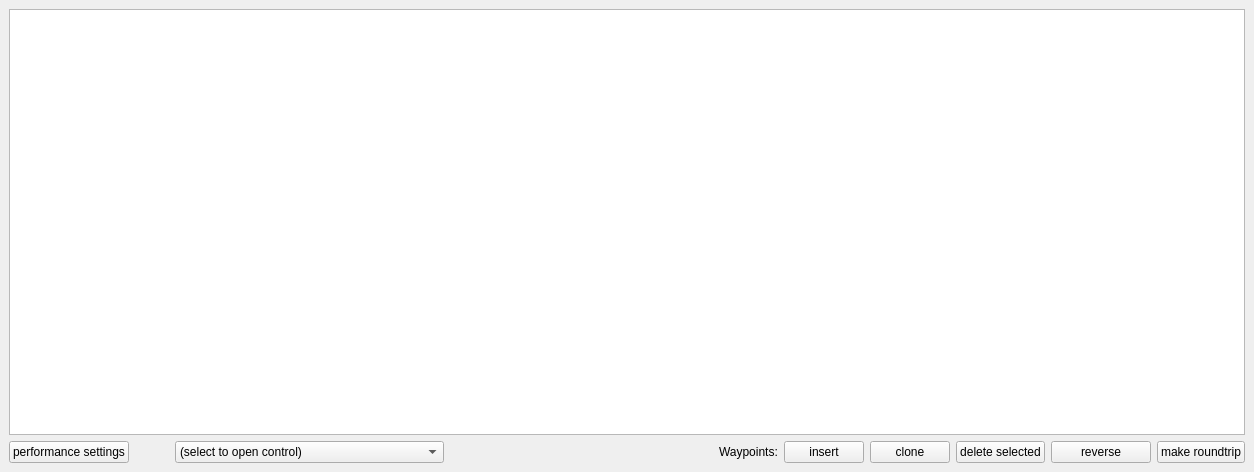
<?xml version="1.0" encoding="UTF-8"?>
<ui version="4.0">
 <class>TableViewWindow</class>
 <widget class="QMainWindow" name="TableViewWindow">
  <property name="geometry">
   <rect>
    <x>0</x>
    <y>0</y>
    <width>1254</width>
    <height>472</height>
   </rect>
  </property>
  <property name="minimumSize">
   <size>
    <width>0</width>
    <height>0</height>
   </size>
  </property>
  <property name="windowTitle">
   <string>Table View - Mission Support System</string>
  </property>
  <widget class="QWidget" name="centralwidget">
   <layout class="QVBoxLayout" name="verticalLayout">
    <item>
     <widget class="QTableView" name="tableWayPoints">
      <property name="font">
       <font>
        <weight>50</weight>
        <bold>false</bold>
       </font>
      </property>
      <property name="dragEnabled">
       <bool>true</bool>
      </property>
      <property name="dragDropMode">
       <enum>QAbstractItemView::InternalMove</enum>
      </property>
      <property name="defaultDropAction">
       <enum>Qt::CopyAction</enum>
      </property>
      <property name="alternatingRowColors">
       <bool>true</bool>
      </property>
      <property name="selectionMode">
       <enum>QAbstractItemView::SingleSelection</enum>
      </property>
      <property name="selectionBehavior">
       <enum>QAbstractItemView::SelectRows</enum>
      </property>
     </widget>
    </item>
    <item>
     <layout class="QHBoxLayout" name="horizontalLayout">
      <item>
       <widget class="QPushButton" name="btViewPerformance">
        <property name="enabled">
         <bool>true</bool>
        </property>
        <property name="text">
         <string>performance settings</string>
        </property>
        <property name="checkable">
         <bool>true</bool>
        </property>
        <property name="checked">
         <bool>false</bool>
        </property>
       </widget>
      </item>
      <item>
       <spacer name="horizontalSpacer">
        <property name="orientation">
         <enum>Qt::Horizontal</enum>
        </property>
        <property name="sizeType">
         <enum>QSizePolicy::Minimum</enum>
        </property>
        <property name="sizeHint" stdset="0">
         <size>
          <width>40</width>
          <height>20</height>
         </size>
        </property>
       </spacer>
      </item>
      <item>
       <widget class="QComboBox" name="cbTools">
        <property name="sizePolicy">
         <sizepolicy hsizetype="MinimumExpanding" vsizetype="Fixed">
          <horstretch>0</horstretch>
          <verstretch>0</verstretch>
         </sizepolicy>
        </property>
        <property name="baseSize">
         <size>
          <width>0</width>
          <height>0</height>
         </size>
        </property>
        <item>
         <property name="text">
          <string>(select to open control)</string>
         </property>
        </item>
       </widget>
      </item>
      <item>
       <spacer name="horizontalSpacer_2">
        <property name="orientation">
         <enum>Qt::Horizontal</enum>
        </property>
        <property name="sizeType">
         <enum>QSizePolicy::Expanding</enum>
        </property>
        <property name="sizeHint" stdset="0">
         <size>
          <width>40</width>
          <height>20</height>
         </size>
        </property>
       </spacer>
      </item>
      <item>
       <widget class="QLabel" name="label">
        <property name="text">
         <string>Waypoints:</string>
        </property>
       </widget>
      </item>
      <item>
       <widget class="QPushButton" name="btAddWayPointToFlightTrack">
        <property name="text">
         <string>insert</string>
        </property>
       </widget>
      </item>
      <item>
       <widget class="QPushButton" name="btCloneWaypoint">
        <property name="text">
         <string>clone</string>
        </property>
       </widget>
      </item>
      <item>
       <widget class="QPushButton" name="btDeleteWayPoint">
        <property name="text">
         <string>delete selected</string>
        </property>
       </widget>
      </item>
      <item>
       <widget class="QPushButton" name="btInvertDirection">
        <property name="minimumSize">
         <size>
          <width>100</width>
          <height>0</height>
         </size>
        </property>
        <property name="text">
         <string>reverse</string>
        </property>
       </widget>
      </item>
      <item>
       <widget class="QPushButton" name="btRoundtrip">
        <property name="text">
         <string>make roundtrip</string>
        </property>
       </widget>
      </item>
     </layout>
    </item>
   </layout>
  </widget>
  <action name="actionCloseWindow">
   <property name="text">
    <string>Close Window</string>
   </property>
   <property name="shortcut">
    <string>Ctrl+W</string>
   </property>
  </action>
  <addaction name="actionCloseWindow"/>
 </widget>
 <resources/>
 <connections>
  <connection>
   <sender>actionCloseWindow</sender>
   <signal>triggered()</signal>
   <receiver>TableViewWindow</receiver>
   <slot>close()</slot>
   <hints>
    <hint type="sourcelabel">
     <x>-1</x>
     <y>-1</y>
    </hint>
    <hint type="destinationlabel">
     <x>575</x>
     <y>151</y>
    </hint>
   </hints>
  </connection>
 </connections>
</ui>
